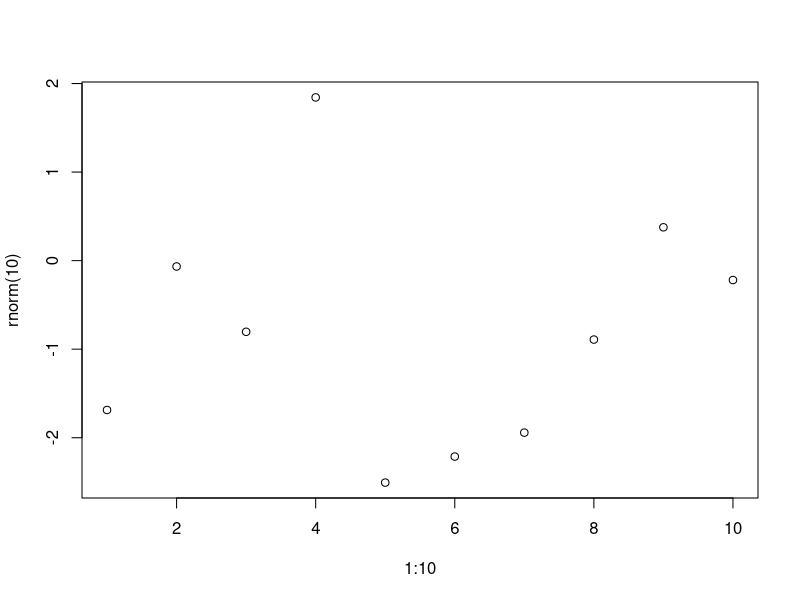
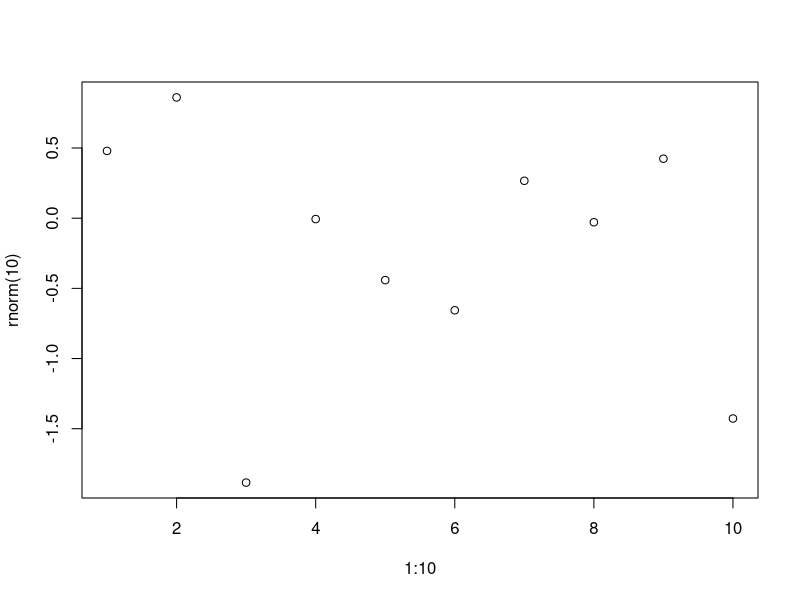
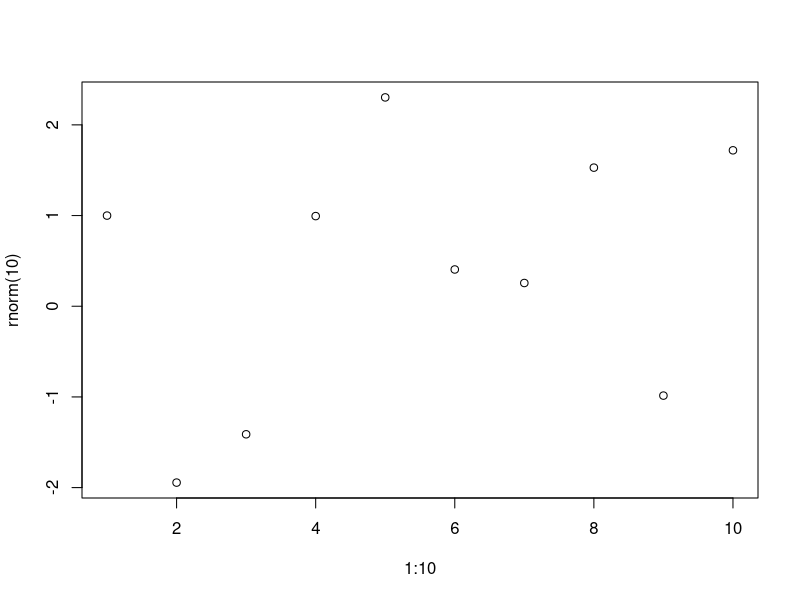

Here is the R script that generated these plots, in order:
## ------------------------------------------------------------------------
wants <- c("Cairo")
has   <- wants %in% rownames(installed.packages())
if(any(!has)) install.packages(wants[!has])

## ------------------------------------------------------------------------
dev.new(); dev.new(); dev.new()
dev.list()
dev.cur()
dev.set(3)
dev.set(dev.next())
dev.off()
graphics.off()

## ----eval=FALSE----------------------------------------------------------
pdf("pdf_test.pdf", width=5, height=5)
plot(1:10, rnorm(10))
dev.off()

## ----eval=FALSE----------------------------------------------------------
plot(1:10, rnorm(10))
dev.copy(jpeg, filename="copied.jpg", quality=90)
graphics.off()

## ----eval=FALSE----------------------------------------------------------
library(Cairo)
Cairo(width=5, height=5, units="in", file="Cairo_pdf.pdf", type="pdf",
      bg="white", canvas="white", dpi=120)
plot(1:10, rnorm(10))
dev.off()

## ------------------------------------------------------------------------
try(detach(package:Cairo))
